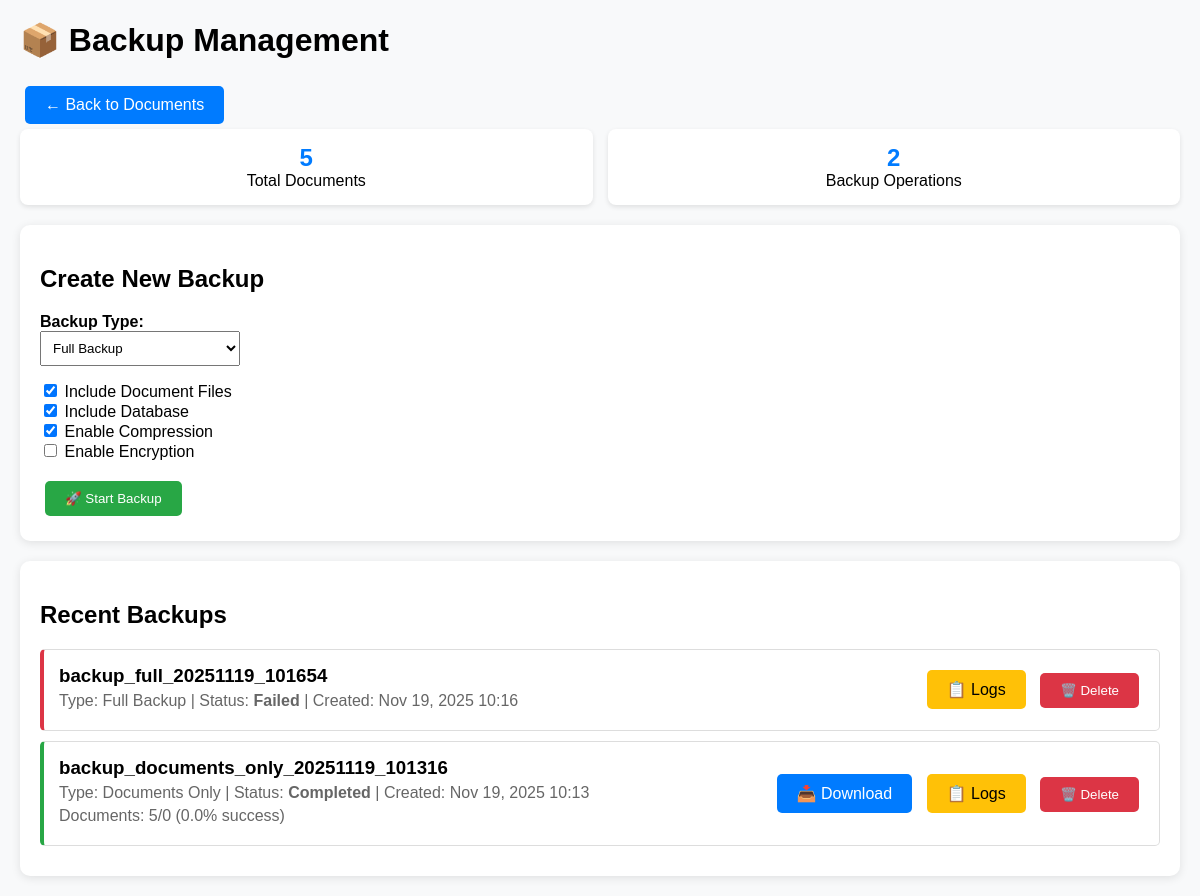
Page /documents/backup/ (signed in) on the earlier database version.
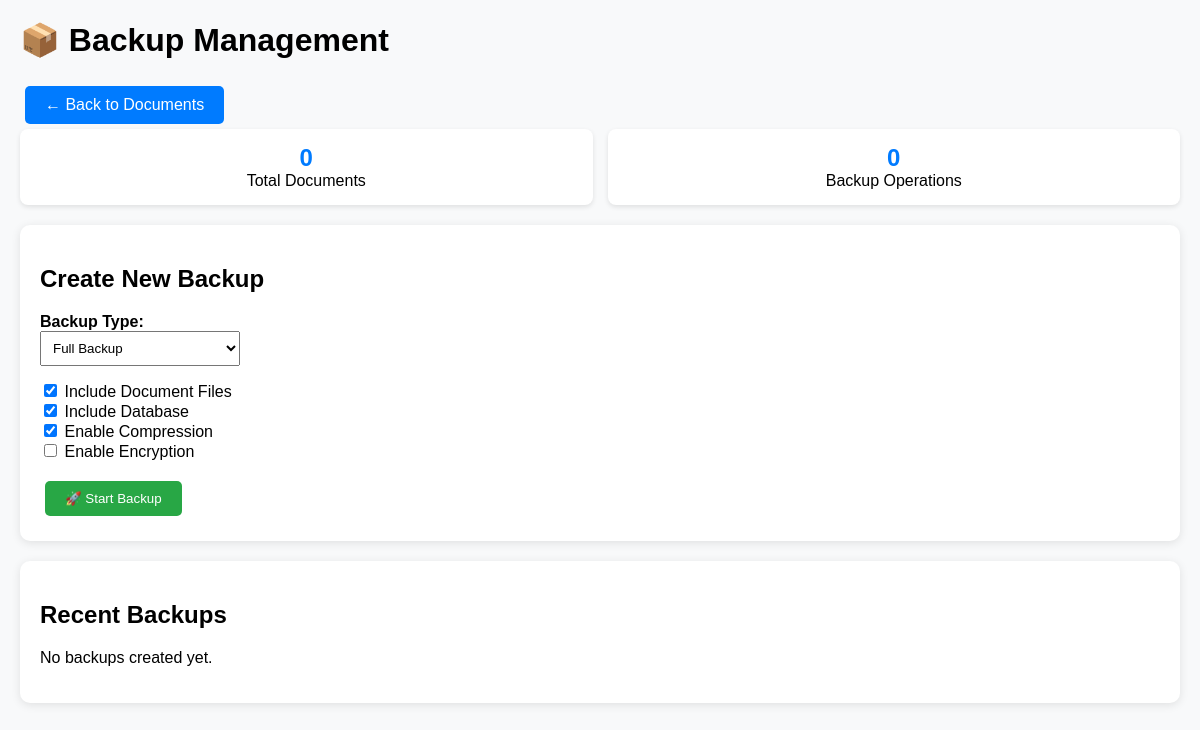
Same page on the later database version.
### documents/models.py (models this page shows, shortened)
class BackupOperation(models.Model):
    BACKUP_TYPE_CHOICES = [
        ('FULL', 'Full Backup'),
        ('INCREMENTAL', 'Incremental Backup'),
        ('DOCUMENTS_ONLY', 'Documents Only'),
        ('DATABASE_ONLY', 'Database Only'),
    ]
    STATUS_CHOICES = [
        ('PENDING', 'Pending'),
        ('RUNNING', 'Running'),
        ('COMPLETED', 'Completed'),
        ('FAILED', 'Failed'),
        ('PARTIAL', 'Partial Success'),
    ]
    name = models.CharField(max_length=255, unique=True)
    backup_type = models.CharField(max_length=20, choices=BACKUP_TYPE_CHOICES)
    status = models.CharField(max_length=20, choices=STATUS_CHOICES, default='PENDING')
    backup_file = models.FileField(upload_to='backups/', blank=True, null=True)
    file_size = models.BigIntegerField(default=0)  # in bytes
    total_documents = models.IntegerField(default=0)
    backed_up_documents = models.IntegerField(default=0)
    failed_documents = models.IntegerField(default=0)
    started_at = models.DateTimeField(null=True, blank=True)
    completed_at = models.DateTimeField(null=True, blank=True)
    created_by = models.ForeignKey(
        settings.AUTH_USER_MODEL,
        on_delete=models.SET_NULL,
        null=True,
        blank=True
    )
    include_files = models.BooleanField(default=True)
    include_database = models.BooleanField(default=True)
    compression = models.BooleanField(default=True)
    encryption_key = models.TextField(blank=True)  # Store encrypted key
    error_log = models.TextField(blank=True)
    class Meta:
        ordering = ['-started_at']
        verbose_name = 'Backup Operation'
        verbose_name_plural = 'Backup Operations'
    @property
    def success_rate(self):
        if self.total_documents > 0:
            return (self.backed_up_documents / self.total_documents) * 100
        return 0

### documents/views_backup.py (the view)
# urls.py: path('backup/', views_backup.backup_dashboard, name='backup_dashboard'),
@login_required
@staff_required
def backup_dashboard(request):
    backups = BackupOperation.objects.all()[:10]  # Show last 10 backups
    total_documents = Document.objects.count()
    context = {
        'backups': backups,
        'total_documents': total_documents,
        'backup_types': BackupOperation.BACKUP_TYPE_CHOICES,
    }
    return render(request, 'documents/backup_dashboard.html', context)

### documents/views_backup.py (called while the page is built)
def staff_required(function=None):
    actual_decorator = user_passes_test(
        lambda u: u.is_authenticated and u.is_staff,
        login_url='/login/',
        redirect_field_name='next'
    )
    if function:
        return actual_decorator(function)
    return actual_decorator

### templates/documents/backup_dashboard.html (shortened to what this page needs)
<!DOCTYPE html>
<html>
<head>
</head>
<body>
    <div class="container">
        <h1>📦 Backup Management</h1>
        <div class="navigation">
            <a href="{% url 'documents:document_list' %}" class="btn btn-primary">← Back to Documents</a>
        </div>
        <div class="stats">
            <div class="stat-card">
                <div class="stat-number">{{ total_documents }}</div>
                <div class="stat-label">Total Documents</div>
            </div>
            <div class="stat-card">
                <div class="stat-number">{{ backups|length }}</div>
                <div class="stat-label">Backup Operations</div>
            </div>
        </div>
        <div class="card">
            <h2>Create New Backup</h2>
            <form method="post" action="{% url 'documents:create_backup' %}">
                <div style="margin-bottom: 15px;">
                    <label><strong>Backup Type:</strong></label><br>
                    <select name="backup_type" style="padding: 8px; width: 200px;">
                        {% for value, label in backup_types %}
                            <option value="{{ value }}">{{ label }}</option>
                        {% endfor %}
                    </select>
                </div>
                <div style="margin-bottom: 15px;">
                    <label>
                        <input type="checkbox" name="include_files" checked> Include Document Files
                    </label><br>
                    <label>
                        <input type="checkbox" name="include_database" checked> Include Database
                    </label><br>
                    <label>
                        <input type="checkbox" name="compression" checked> Enable Compression
                    </label><br>
                    <label>
                        <input type="checkbox" name="encryption"> Enable Encryption
                    </label>
                </div>
                <button type="submit" class="btn btn-success">🚀 Start Backup</button>
            </form>
        </div>
        <div class="card">
            <h2>Recent Backups</h2>
            {% if backups %}
            <div class="backup-list">
                {% for backup in backups %}
                <div class="backup-item status-{{ backup.status|lower }}">
                    <div style="display: flex; justify-content: between; align-items: center;">
                        <div style="flex: 1;">
                            <h3 style="margin: 0;">{{ backup.name }}</h3>
                            <p style="margin: 5px 0; color: #666;">
                                Type: {{ backup.get_backup_type_display }} |
                                Status: <strong>{{ backup.get_status_display }}</strong> |
                                Created: {{ backup.started_at|date:"M d, Y H:i" }}
                            </p>
                            {% if backup.backed_up_documents %}
                            <p style="margin: 5px 0; color: #666;">
                                Documents: {{ backup.backed_up_documents }}/{{ backup.total_documents }}
                                ({{ backup.success_rate|floatformat:1 }}% success)
                            </p>
                            {% endif %}
                        </div>
                        <div>
                            {% if backup.status == 'COMPLETED' and backup.backup_file %}
                                <a href="{% url 'documents:download_backup' backup.id %}" class="btn btn-primary">📥 Download</a>
                            {% endif %}
                            <a href="{% url 'documents:backup_logs' backup.id %}" class="btn btn-warning">📋 Logs</a>
                            <form method="post" action="{% url 'documents:delete_backup' backup.id %}" style="display: inline;">
                                <button type="submit" class="btn btn-danger" onclick="return confirm('Delete this backup?')">🗑️ Delete</button>
                            </form>
                        </div>
                    </div>
                </div>
                {% endfor %}
            </div>
            {% else %}
            <p>No backups created yet.</p>
            {% endif %}
        </div>
    </div>
</body>
</html>

### templates/documents/backup_dashboard.html (style rules this page uses)
body { font-family: Arial, sans-serif; margin: 20px; background: #f8f9fa; }
.container { max-width: 1200px; margin: 0 auto; }
.card { background: white; padding: 20px; border-radius: 10px; box-shadow: 0 2px 10px rgba(0,0,0,0.1); margin-bottom: 20px; }
.btn { padding: 10px 20px; border: none; border-radius: 5px; cursor: pointer; text-decoration: none; display: inline-block; margin: 5px; }
.btn-primary { background: #007bff; color: white; }
.btn-success { background: #28a745; color: white; }
.stats { display: grid; grid-template-columns: repeat(auto-fit, minmax(200px, 1fr)); gap: 15px; margin-bottom: 20px; }
.stat-card { background: white; padding: 15px; border-radius: 8px; text-align: center; box-shadow: 0 2px 5px rgba(0,0,0,0.1); }
.stat-number { font-size: 24px; font-weight: bold; color: #007bff; }

Differences in the rows shown:
removed BackupOperation: name "backup_full_20251119_101654", backup_type "Full Backup", status "Failed", started_at "Nov 19, 2025 10:16"
removed BackupOperation: name "backup_documents_only_20251119_101316", backup_type "Documents Only", status "Completed", started_at "Nov 19, 2025 10:13", backed_up_documents "5", total_documents "0", success_rate "0.0", shows "📥 Download"
Other differences:
{{ total_documents }}: "5" → "0"
{{ backups|length }}: "2" → "0"
text now shown: "No backups created yet."
